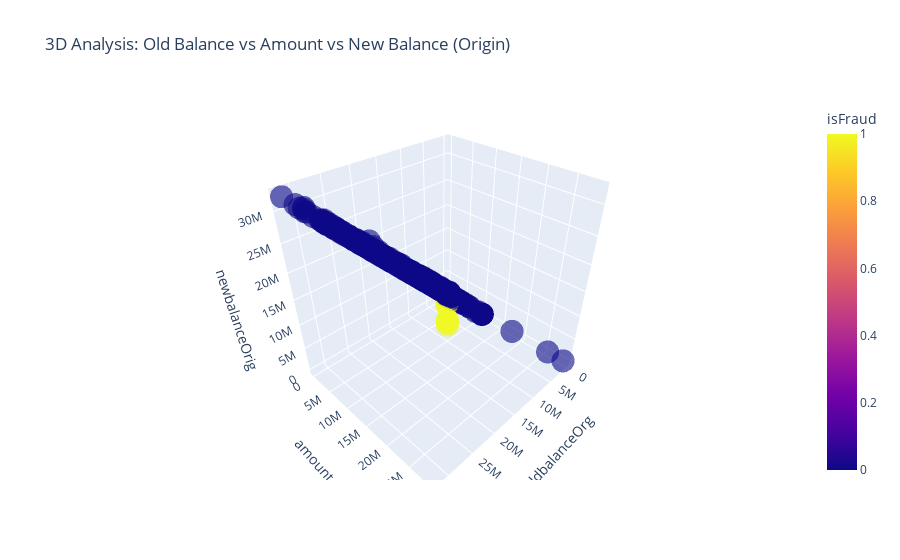
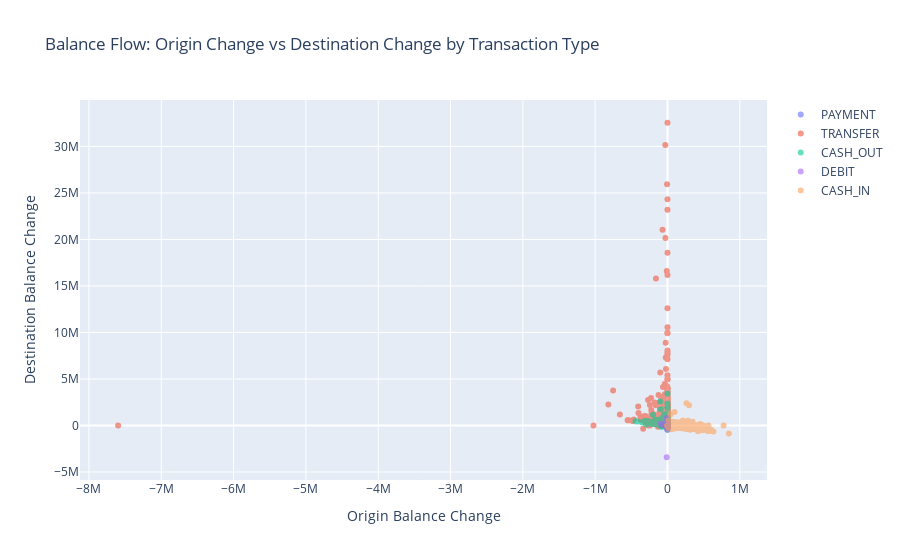

Here is the notebook cell these charts were saved with, in order:
### Code cell
# Balance Analysis and Money Flow
print("💰 BALANCE ANALYSIS AND MONEY FLOW")
print("=" * 50)

# Create balance change features
df['balanceChange_Orig'] = df['newbalanceOrig'] - df['oldbalanceOrg']
df['balanceChange_Dest'] = df['newbalanceDest'] - df['oldbalanceDest']

# Seaborn version
plt.figure(figsize=(18, 12))

# Original balance vs new balance (Origin)
plt.subplot(2, 4, 1)
sns.scatterplot(data=df.sample(5000), x='oldbalanceOrg', y='newbalanceOrig', 
                hue='isFraud', alpha=0.6)
plt.title('Origin: Old vs New Balance')
plt.xlabel('Old Balance (Origin)')
plt.ylabel('New Balance (Origin)')

# Destination balance vs new balance
plt.subplot(2, 4, 2)
sns.scatterplot(data=df.sample(5000), x='oldbalanceDest', y='newbalanceDest', 
                hue='isFraud', alpha=0.6)
plt.title('Destination: Old vs New Balance')
plt.xlabel('Old Balance (Destination)')
plt.ylabel('New Balance (Destination)')

# Balance change distribution
plt.subplot(2, 4, 3)
sns.histplot(data=df, x='balanceChange_Orig', hue='isFraud', bins=50, alpha=0.7)
plt.title('Origin Balance Change Distribution')
plt.xlim(df['balanceChange_Orig'].quantile(0.05), df['balanceChange_Orig'].quantile(0.95))

plt.subplot(2, 4, 4)
sns.histplot(data=df, x='balanceChange_Dest', hue='isFraud', bins=50, alpha=0.7)
plt.title('Destination Balance Change Distribution')
plt.xlim(df['balanceChange_Dest'].quantile(0.05), df['balanceChange_Dest'].quantile(0.95))

# Amount vs balance changes
plt.subplot(2, 4, 5)
sns.scatterplot(data=df.sample(5000), x='amount', y='balanceChange_Orig', 
                hue='isFraud', alpha=0.6)
plt.title('Amount vs Origin Balance Change')

plt.subplot(2, 4, 6)
sns.scatterplot(data=df.sample(5000), x='amount', y='balanceChange_Dest', 
                hue='isFraud', alpha=0.6)
plt.title('Amount vs Destination Balance Change')

# Balance anomalies detection
plt.subplot(2, 4, 7)
# Cases where balance change doesn't match amount
df['balance_anomaly_orig'] = abs(df['amount'] + df['balanceChange_Orig']) > 0.01
df['balance_anomaly_dest'] = abs(df['amount'] - df['balanceChange_Dest']) > 0.01
anomaly_fraud = df.groupby(['balance_anomaly_orig', 'isFraud']).size().unstack(fill_value=0)
anomaly_fraud.plot(kind='bar', ax=plt.gca(), color=['lightblue', 'red'])
plt.title('Balance Anomalies vs Fraud (Origin)')
plt.xticks(rotation=0)

plt.subplot(2, 4, 8)
# Zero balance analysis
zero_balance_orig = (df['oldbalanceOrg'] == 0) & (df['newbalanceOrig'] == 0)
zero_balance_dest = (df['oldbalanceDest'] == 0) & (df['newbalanceDest'] == 0)
df['zero_balances'] = zero_balance_orig.astype(int) + zero_balance_dest.astype(int)
zero_fraud = df.groupby(['zero_balances', 'isFraud']).size().unstack(fill_value=0)
zero_fraud.plot(kind='bar', ax=plt.gca(), color=['lightblue', 'red'])
plt.title('Zero Balances vs Fraud')
plt.xlabel('Number of Zero Balance Accounts')
plt.xticks(rotation=0)

plt.tight_layout()
plt.show()

# Plotly 3D scatter plot
sample_df = df.sample(10000)
fig = px.scatter_3d(sample_df, x='oldbalanceOrg', y='amount', z='newbalanceOrig',
                    color='isFraud', opacity=0.6,
                    title='3D Analysis: Old Balance vs Amount vs New Balance (Origin)',
                    color_discrete_map={0: 'blue', 1: 'red'})
fig.show()

# Balance flow analysis
fig2 = go.Figure()

# Add traces for different transaction types
for trans_type in df['type'].unique():
    subset = df[df['type'] == trans_type].sample(min(1000, len(df[df['type'] == trans_type])))
    fig2.add_trace(go.Scatter(
        x=subset['balanceChange_Orig'],
        y=subset['balanceChange_Dest'],
        mode='markers',
        name=trans_type,
        opacity=0.6
    ))

fig2.update_layout(
    title='Balance Flow: Origin Change vs Destination Change by Transaction Type',
    xaxis_title='Origin Balance Change',
    yaxis_title='Destination Balance Change'
)
fig2.show()

print("\n💡 Balance Analysis Insights:")
print(f"Transactions with origin balance anomalies: {df['balance_anomaly_orig'].sum():,}")
print(f"Fraud rate in balance anomalies: {df[df['balance_anomaly_orig']]['isFraud'].mean():.4f}")
print(f"Normal fraud rate: {df[~df['balance_anomaly_orig']]['isFraud'].mean():.4f}")

### Figure 1 — Plotly figure (JSON) as saved in the notebook; plotly's stock layout.template omitted (floating-point values rounded to 4 significant figures; data arrays with more than 128 entries replaced by an {"elided": "..."} marker saying what was removed)
{"data": [{"hovertemplate": "oldbalanceOrg=%{x}<br>amount=%{y}<br>newbalanceOrig=%{z}<br>isFraud=%{marker.color}<extra></extra>", "legendgroup": "", "marker": {"color": {"elided": "10000 int values"}, "coloraxis": "coloraxis", "opacity": 0.6, "symbol": "circle"}, "mode": "markers", "name": "", "scene": "scene", "showlegend": false, "type": "scatter3d", "x": {"elided": "10000 float values"}, "y": {"elided": "10000 float values"}, "z": {"elided": "10000 float values"}}], "layout": {"coloraxis": {"colorbar": {"title": {"text": "isFraud"}}, "colorscale": [[0, "#0d0887"], [0.1111, "#46039f"], [0.2222, "#7201a8"], [0.3333, "#9c179e"], [0.4444, "#bd3786"], [0.5556, "#d8576b"], [0.6667, "#ed7953"], [0.7778, "#fb9f3a"], [0.8889, "#fdca26"], [1, "#f0f921"]]}, "legend": {"tracegroupgap": 0}, "scene": {"domain": {"x": [0, 1], "y": [0, 1]}, "xaxis": {"title": {"text": "oldbalanceOrg"}}, "yaxis": {"title": {"text": "amount"}}, "zaxis": {"title": {"text": "newbalanceOrig"}}}, "title": {"text": "3D Analysis: Old Balance vs Amount vs New Balance (Origin)"}}}

### Figure 2 — Plotly figure (JSON) as saved in the notebook; plotly's stock layout.template omitted (floating-point values rounded to 4 significant figures; data arrays with more than 128 entries replaced by an {"elided": "..."} marker saying what was removed)
{"data": [{"mode": "markers", "name": "PAYMENT", "opacity": 0.6, "type": "scatter", "x": {"elided": "1000 float values"}, "y": {"elided": "1000 float values"}}, {"mode": "markers", "name": "TRANSFER", "opacity": 0.6, "type": "scatter", "x": {"elided": "1000 float values"}, "y": {"elided": "1000 float values"}}, {"mode": "markers", "name": "CASH_OUT", "opacity": 0.6, "type": "scatter", "x": {"elided": "1000 float values"}, "y": {"elided": "1000 float values"}}, {"mode": "markers", "name": "DEBIT", "opacity": 0.6, "type": "scatter", "x": {"elided": "1000 float values"}, "y": {"elided": "1000 float values"}}, {"mode": "markers", "name": "CASH_IN", "opacity": 0.6, "type": "scatter", "x": {"elided": "1000 float values"}, "y": {"elided": "1000 float values"}}], "layout": {"title": {"text": "Balance Flow: Origin Change vs Destination Change by Transaction Type"}, "xaxis": {"title": {"text": "Origin Balance Change"}}, "yaxis": {"title": {"text": "Destination Balance Change"}}}}
